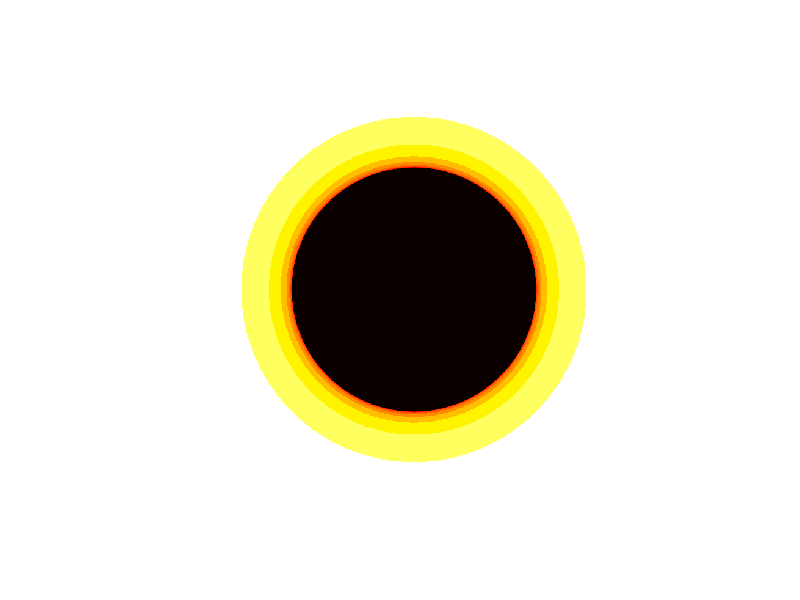

MATLAB code for this plot: (Note: this script raises an error after producing the figure.)
filename = 'Julia.gif'; h=figure;
%% C -2:2

% for C=-2:0.05:2
%     N=-2:0.005:2;
%     [Re,Im]=meshgrid(N);
%     Z=Re+Im*1j;
%     J=0;
%     for n=1:30
%         t=abs(Z) .* abs(Z)<=2;
%         J=J+1/(n+1)*exp(-t.^2);
%         Z=Z.^2+C;
%     end
%     imagesc(J);
%     colormap("cool");
%     axis equal
%     axis off
%     pause(0.0001)
% end

%% C spinning
k=0;
for A=[0:0.2:1, 1:-0.2:0]
    for B=[0:0.05:2,2:-0.05:0]
        C=A*exp(-1i*B*pi);
        N=-2:0.005:2;
        [Re,Im]=meshgrid(N);
        Z=Re+Im*1j;
        J=0;
        for n=1:30
            t=abs(Z) .* abs(Z)<=2;
            J=J+1/(n+1)*exp(-t.^2);
            Z=Z.^2+C;
        end
        imagesc(J);
        colormap("hot");
        axis equal
        axis off
        % Capture the plot as an image 
        frame = getframe(h); 
        im = frame2im(frame); 
        [imind,cm] = rgb2ind(im,256); 
        k=k+1;
        % Write to the GIF File 
        if k==1
          imwrite(imind,cm,filename,'gif', 'Loopcount',inf,'DelayTime',0.05); 
        else 
          imwrite(imind,cm,filename,'gif','WriteMode','append','DelayTime',0.05); 
        end
    end
end
